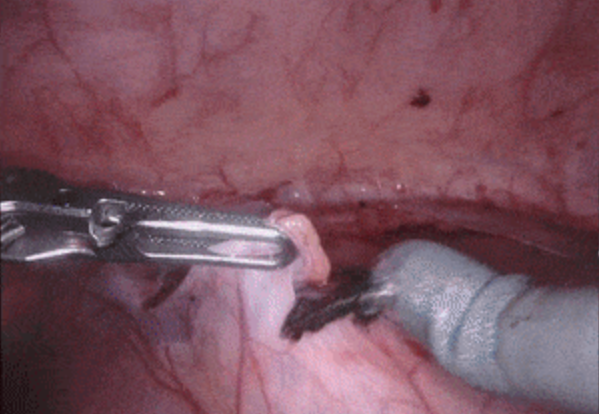
#> input picture surgical_tools_photo.png, 599 x 414 px, given in place of 2.mp4, which was not available
$ python surgical.py
#> lines starting #> are read from the running program, lines starting #| are printed output that depends on the picture; after the words box and inside, x2 and y2 are one past the last pixel; in counts of white or black regions, pixels touching at a corner belong together; pictures that were not available may be replaced by others from this repository, and a replacement may not be noted
import cv2
import numpy as np

### READ VIDEO
cap = cv2.VideoCapture("./train-selected/2.mp4")

### ITERATE THROUGH EACH FRAME
while True:
    ret, frame = cap.read()
#> frame is the input picture: shape (414, 599, 3); mean B, G, R 97, 84.5, 124.3
    if not ret:
        break

    ### CONVERT TO HSV
    hsv = cv2.cvtColor(frame, cv2.COLOR_BGR2HSV)
#> hsv: shape (414, 599, 3); mean H, S, V 165.8, 87.6, 125.8

    ### DEFINE LOWER AND UPPER BOUNDARIES OF THE METAL GRAY INSTRUMENTS
    lower_gray = np.array([0, 0, 150])
    upper_gray = np.array([140, 160, 255])

    ### CREATE MASK FOR METAL GRAY INSTRUMENTS
    mask_gray = cv2.inRange(hsv, lower_gray, upper_gray)
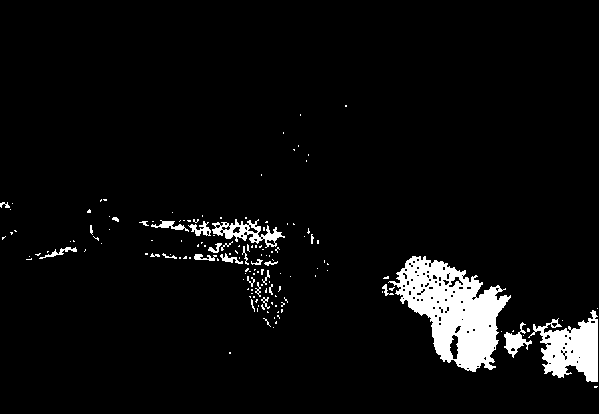
#> mask_gray: shape (414, 599); 5.1% white; 150 white regions (122 under 20 px), largest, box (x1, y1, x2, y2) and area: (388, 256, 511, 372) 6975, (528, 310, 598, 382) 2698, (212, 219, 285, 248) 778

    ### REMOVE NOISE FROM MASK
    kernel = np.ones((5, 5), np.uint8)
    mask_gray = cv2.morphologyEx(mask_gray, cv2.MORPH_OPEN, kernel) # erosion followed by dilation, removing the pixels that are too small and then dilating the actual objects
#> mask_gray: shape (414, 599); 3.6% white; 10 white regions, largest, box (x1, y1, x2, y2) and area: (399, 260, 508, 371) 6118, (544, 323, 598, 382) 2260, (506, 334, 523, 349) 229
    mask_gray = cv2.morphologyEx(mask_gray, cv2.MORPH_CLOSE, kernel) # dilation followed by erosion, it will fill in the holes within the identified object and then clean up the borders
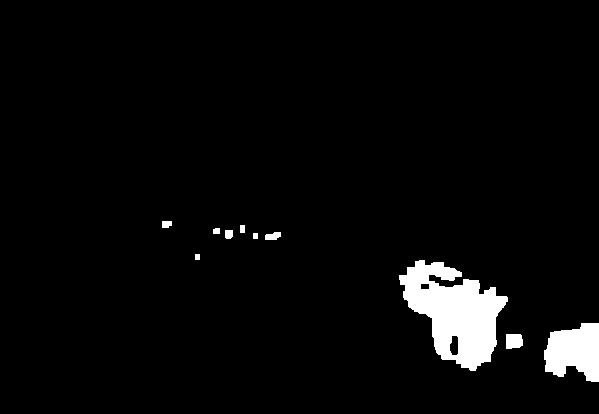
#> mask_gray: shape (414, 599); 3.9% white; 10 white regions

    ### FIND CONTOURS OF METAL GRAY INSTRUMENTS
    contours, _ = cv2.findContours(mask_gray, cv2.RETR_TREE, cv2.CHAIN_APPROX_SIMPLE)
#> contours = 12 contours; largest, box (x1, y1, x2, y2) and area: (399, 260, 508, 371) 6487, (544, 323, 599, 382) 2328, (506, 334, 523, 349) 204, (449, 335, 459, 356) 152, (265, 232, 281, 240) 80

    ### DRAW BOX AROUND METAL INSTRUMENTS
    for cnt in contours:
        area = cv2.contourArea(cnt)
        if area > 3000:  # Adjust this threshold as needed
            cv2.drawContours(frame, [cnt], -1, (0,255,0), 3)
#> this loop made 12 passes
#> area on passes 1, 2, 3, 4, 5, 8, 9, 10, 12: 204.5, 2328.5, 6487, 152, 52, 79.5, 53.5, 28.5, 48.5
#> (cnt, area) on passes 6, 7, 11: ([[195, 254], [195, 259], [199, 259], [199, 254]], 20), ([[253, 233], [253, 238], [257, 238], [257, 233]], 20), ([[240, 225], [240, 232], [244, 232], [244, 225]], 28)
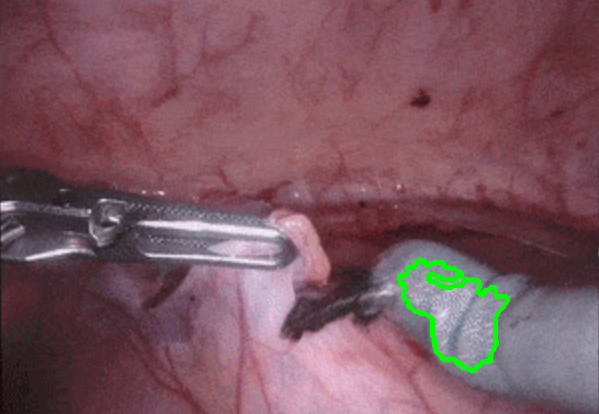
#> frame: shape (414, 599, 3); 0.91% of pixels changed, all inside (x1, y1, x2, y2) = (397, 258, 510, 373)

    ### CREATE BLACK BACKGROUND WITH INSTRUMENTS
    foreground = cv2.bitwise_and(frame, frame, mask=mask_gray)
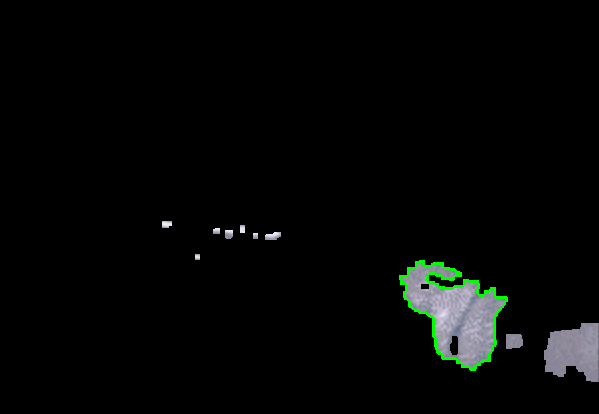
#> foreground: shape (414, 599, 3); mean B, G, R 5.6, 6.4, 5.1

    ### STACK ONLY THE BOTTOM ROW OF IMAGES SIDE BY SIDE
    bottom_row_frame = frame[frame.shape[0]//2:, :]
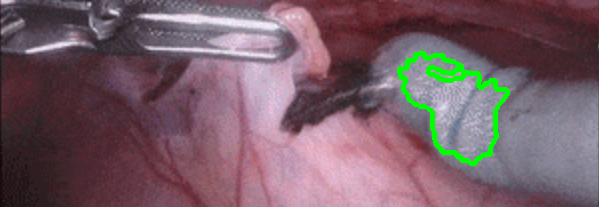
#> bottom_row_frame: shape (207, 599, 3); mean B, G, R 102.6, 93.9, 118.1
    bottom_row_foreground = foreground[frame.shape[0]//2:, :]
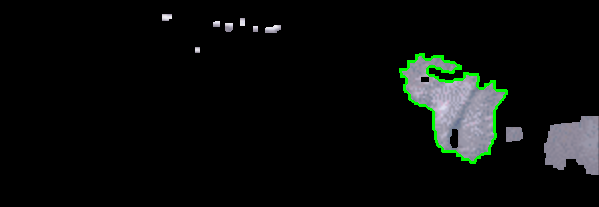
#> bottom_row_foreground: shape (207, 599, 3); mean B, G, R 11.2, 12.8, 10.2
    stacked = np.hstack((bottom_row_frame, bottom_row_foreground))

    ### SHOW IMAGE
    cv2.imshow("stacked", cv2.resize(stacked, None, fx=0.4, fy=0.4))
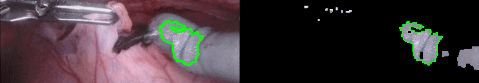
#> window 'stacked': shape (83, 479, 3); mean B, G, R 56.9, 53.3, 64.2

    if cv2.waitKey(1) == ord('q'):
#> (key q is pressed here)
        break

cap.release()
cv2.destroyAllWindows()
